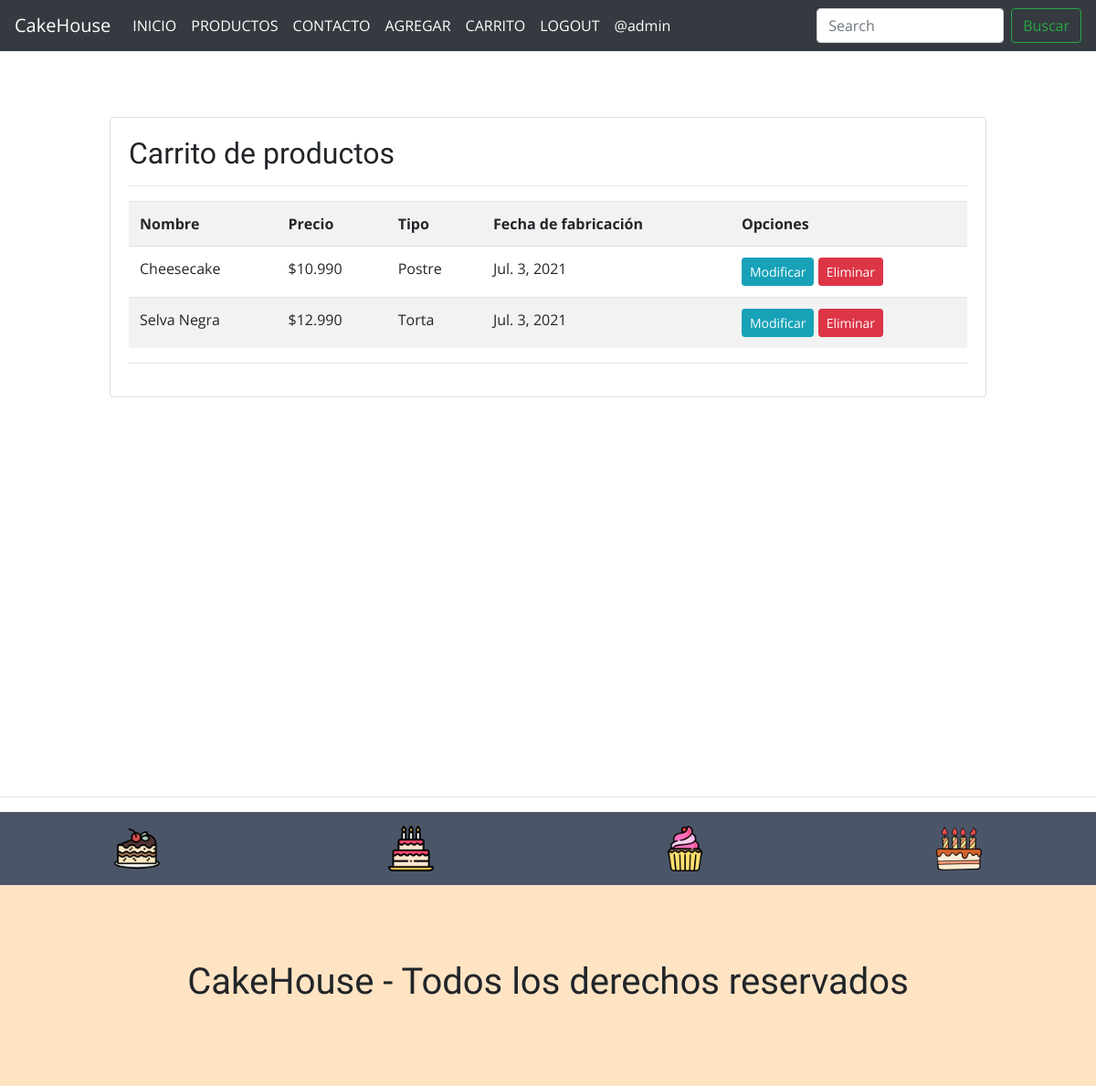
The app's page /listar-productos/ (signed in), older data.
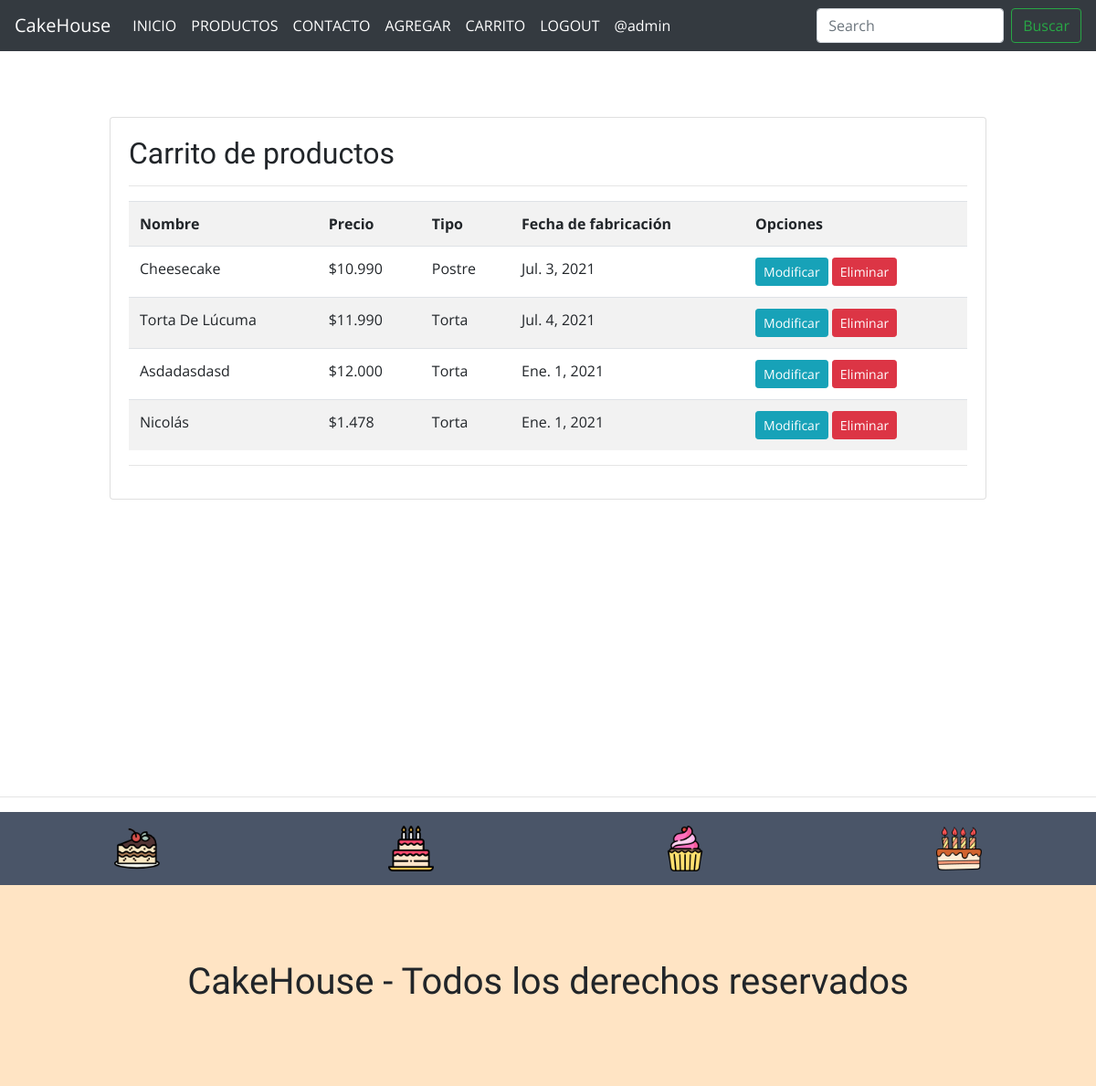
The same page, newer data.
### app/models.py (models this page shows, shortened)
class Producto(models.Model):
    nombre = models.CharField(max_length=50)
    precio = models.IntegerField()
    descripcion = models.TextField()
    tipo = models.ForeignKey(Tipo, on_delete=models.PROTECT)
    fecha_fabricacion = models.DateField()
    image = models.ImageField(upload_to="productos", null=True)

class Tipo(models.Model):
    nombre = models.CharField(max_length=50)
    def __str__(self):
        return self.nombre

### app/views.py (the view)
# urls.py: path('listar-productos/', listar_productos, name="listar_productos"),
@permission_required('app.view_producto')
def listar_productos(request):
    productos = Producto.objects.all()
    page = request.GET.get('page', 1)
    try:
        paginator = Paginator(productos, 5)
        productos = paginator.page(page)
    except:
        raise Http404
    data = {
        'entity': productos, 'paginator': paginator}
    return render(request, 'app/producto/listar.html', data)

### app/templates/app/producto/listar.html (shortened to what this page needs)
{% extends 'app/base.html' %}
{% block contenido %}
{% load humanize %}
<br><br><br>
<div class="card">
    <div class="card-body">
        <h2>Carrito de productos</h2>
        <hr>
        <table class="table table-striped table-hover table-responsive-sm">
            <tr>
                <th>Nombre</th>
                <th>Precio</th>
                <th>Tipo</th>
                <th>Fecha de fabricación</th>
                <th>Opciones</th>
            </tr>
            {% for p in entity %}
            <tr>
                <td>{{ p.nombre | title }}</td>
                <td>${{ p.precio | intcomma }}</td>
                <td>{{ p.tipo | title }}</td>
                <td>{{ p.fecha_fabricacion }}</td>
                <td>
                    {% if perms.app.change_producto %}
                    <a href="{% url 'modificar_producto' p.id %}" class="btn btn-info btn-sm">Modificar</a>
                    {% endif %}
                    {% if perms.app.delete_producto %}
                    <a href="#" onclick="eliminarProducto({{ p.id }})" class="btn btn-danger btn-sm">Eliminar</a>
                    {% endif %}
                </td>
            </tr>
            {% endfor %}
        </table>
        <hr>
    </div>
</div>
{% endblock %}

### app/templates/app/base.html (shortened to what this page needs)
<!DOCTYPE html>
<html lang="es">
<head>
    <link rel="stylesheet" href="https://cdn.jsdelivr.net/bxslider/4.2.12/jquery.bxslider.css">
    {% load static %}
    <link rel="stylesheet" href="https://cdn.jsdelivr.net/npm/bootstrap@4.6.0/dist/css/bootstrap.min.css"
>
    <link rel="stylesheet" href="{% static 'app/css/estilos.css' %}">
</head>
<body>
    <nav class="navbar navbar-expand-lg navbar-dark bg-dark">
        <a class="navbar-brand" href="{% url 'home' %}">CakeHouse</a>
        <div class="collapse navbar-collapse" id="navbarSupportedContent">
            <ul class="navbar-nav mr-auto">
                <li class="nav-item active">
                    <a class="nav-link" href="{% url 'home' %}">INICIO<span class="sr-only">(current)</span></a>
                </li>
                <li class="nav-item active">
                    <a class="nav-link" href="{% url 'productos' %}">PRODUCTOS<span class="sr-only">(current)</span></a>
                </li>
                <li class="nav-item active">
                    <a class="nav-link" href="{% url 'contacto' %}">CONTACTO<span class="sr-only">(current)</span></a>
                </li>
                {% if perms.app.add_producto %}
                <li class="nav-item active">
                    <a class="nav-link" href="{% url 'agregar_producto' %}">AGREGAR<span class="sr-only">(current)</span></a>
                </li>
                {% endif %}
                {% if perms.app.view_producto %}
                <li class="nav-item active">
                    <a class="nav-link" href="{% url 'listar_productos' %}">CARRITO<span class="sr-only">(current)</span></a>
                </li>
                {% endif %}
                {% if user.is_authenticated %}
                <li class="nav-item active">
                    <a class="nav-link" href="{% url 'logout' %}">LOGOUT<span class="sr-only">(current)</span></a>
                </li>
                <li class="nav-item active">
                    <a class="nav-link" href="#">@{{ user.username }}<span class="sr-only">(current)</span></a>
                </li>
                {% endif %}
            </ul>
            <form class="form-inline my-2 my-lg-0">
                <input class="form-control mr-sm-2" type="search" placeholder="Search" aria-label="Search">
                <button class="btn btn-outline-success my-2 my-sm-0" type="submit">Buscar</button>
            </form>
        </div>
    </nav>
    <div id="contenido">
        {% block contenido %}
        {% endblock %}
    </div>
    <hr>
    <footer>
        <div class="marcas">
            <img src="{% static 'app/img/footer/pastel2.png' %}" alt="">
            <img src="{% static 'app/img/footer/pastel3.png' %}" alt="">
            <img src="{% static 'app/img/footer/pastel4.png' %}" alt="">
            <img src="{% static 'app/img/footer/pastel5.png' %}" alt="">
        </div>
        <div class="logo_footer">
            <h1>CakeHouse - Todos los derechos reservados</h1>
        </div>
    </footer>
</body>
</html>

### app/static/app/css/estilos.css (style rules this page uses)
* { margin:0; padding:0; }
body { background-color: rgb(255, 255, 255); font-family: 'Open Sans', sans-serif; }
h1,h2 { font-family: 'Balsamiq Sans', cursive; }
nav { display: flex; justify-content: flex-end; align-items: center; height: 100%; }
nav a { color:white; text-decoration: none; }
#contenido { width: 80%; margin:auto; max-width: 1280px; min-height: 100vh; }
footer { width: 100%; height: 300px; background-color: bisque; }
footer > .marcas { width: 100%; height: 80px; background-color: #4A5568; display: flex; justify-content: space-around; align-items: center; }
footer > .marcas > img { width: 50px; }
footer > .logo_footer { display: flex; justify-content: center; align-items: center; height: calc(100% - 80px); }

Row changes from the older to the newer data that the page shows:
removed Producto: nombre "Selva Negra", precio "12.990", tipo "Torta", fecha_fabricacion "Jul. 3, 2021"
added Producto: nombre "Torta De Lúcuma", precio "11.990", tipo "Torta", fecha_fabricacion "Jul. 4, 2021"
added Producto: nombre "Asdadasdasd", precio "12.000", tipo "Torta", fecha_fabricacion "Ene. 1, 2021"
added Producto: nombre "Nicolás", precio "1.478", tipo "Torta", fecha_fabricacion "Ene. 1, 2021"
